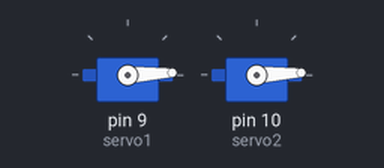
Bench run of a sketch on a simulated Arduino Mega 2560, built with avr-gcc and run on an emulated ATmega2560. Shown: 2 × servo.

Above: at 0.05 s.
At 1.35 s:
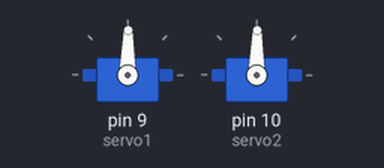
At 2.65 s:
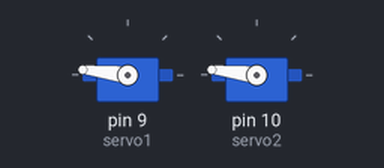
At 5.25 s:
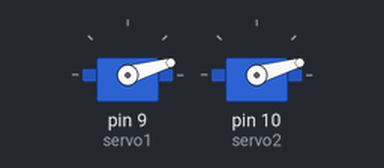
Timing chart, 0 to 7.1 s (numbered marks = the images above):
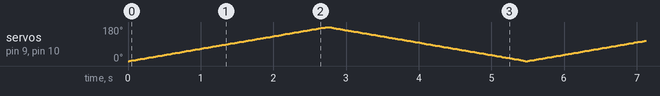

The sketch:

Servo_Sweep.ino
```cpp
#include <Servo.h>

Servo servo1;
Servo servo2;

bool run = true;
int pos = 0;

void setup() {
  servo1.write(pos);
  servo2.write(pos);
  servo1.attach(9);
  servo2.attach(10);
}

void loop() {
  while (run) {
    for (int pos = 0; pos <= 180; pos++) {
      servo1.write(pos);
      servo2.write(pos);
      delay(15);
    }

    for (int pos = 180; pos >= 0; pos--) {
      servo1.write(pos);
      servo2.write(pos);
      delay(15);
    }
  }
}
```
